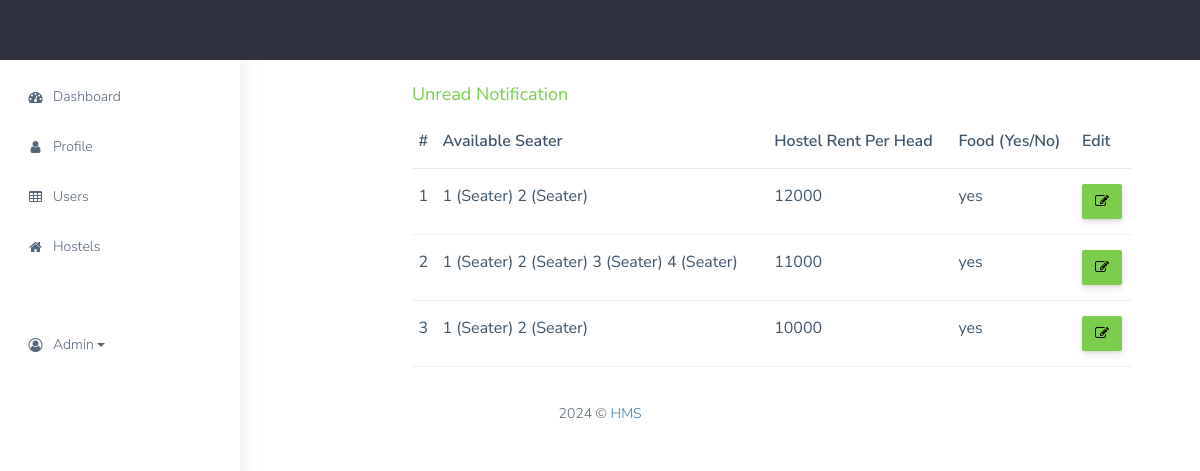
Screenshot of /dashboard/admin/notification/hostel-info.php (signed in) with the database file from the repository.
### tables this page shows
CREATE TABLE `hostel_info` (
  `hostel_info_id` int(11) NOT NULL,
  `hostel_id` varchar(255) NOT NULL,
  `seater` varchar(255) NOT NULL,
  `price` varchar(255) NOT NULL,
  `food` varchar(255) NOT NULL
);

### dashboard/admin/notification/hostel-info.php (the view, shortened to what this page needs)
<?php
include '../include/database.php';
include '../include/header.php';
include '../include/main-content.php';
?>
<div class="row offset-4 mt-4">
    <h4 class="text-success">Unread Notification</h4>
    <div class="col-md-11">
                <table class="table">
                    <thead>
                        <tr>
                            <th>#</th>
                            <th>Available Seater</th>
                            <th>Hostel Rent Per Head</th>
                            <th>Food (Yes/No)</th>
                            <th>Edit</th>
                        </tr>
                    </thead>
                    <tbody>
                    <?php
                        $querynotify = "SELECT * FROM hostel_info";
                        $i=1;
                        $not = mysqli_query($conn, $querynotify);
                        if (mysqli_num_rows($not) > 0) {
                            while($row = mysqli_fetch_assoc($not)) {
                                $seater = $row['seater'];
                                $lists = explode(',',$seater);
                                $rooms = array_filter($lists);
                                ?>
                        <tr>
                            <td><?php echo $i++;?></td>
                            <td><?php
                                foreach($rooms as $room){
                                    echo $room." (Seater) ";
                                }
                            ?></td>
                            <td><?php echo $row['price'];?></td>
                            <td><?php echo $row['food'];?></td>
                            <td><a href="" class="btn btn-success btn-modal-incharge" data-toggle="modal" data-target="#exampleModal<?php echo $row['hostel_info_id']?>"><i class="fa fa-edit"></i></a></td>
                        </tr>
                  <?php
                        }
                    }else{
                    ?>
                        <td><h4 class="text-danger text-center">Oops! Information available</h4></td>
                    <?php }?>
                    </tbody>
                </table>
    </div>
</div>
<?php include '../include/footer.php';?>

### rows the page displays
hostel_info: seater "1", seater "2", price "12000", food "yes"
hostel_info: seater "1", seater "2", seater "3", seater "4", price "11000", food "yes"
hostel_info: seater "1", seater "2", price "10000", food "yes"

### other values shown
$_SESSION['name'] "Admin"
